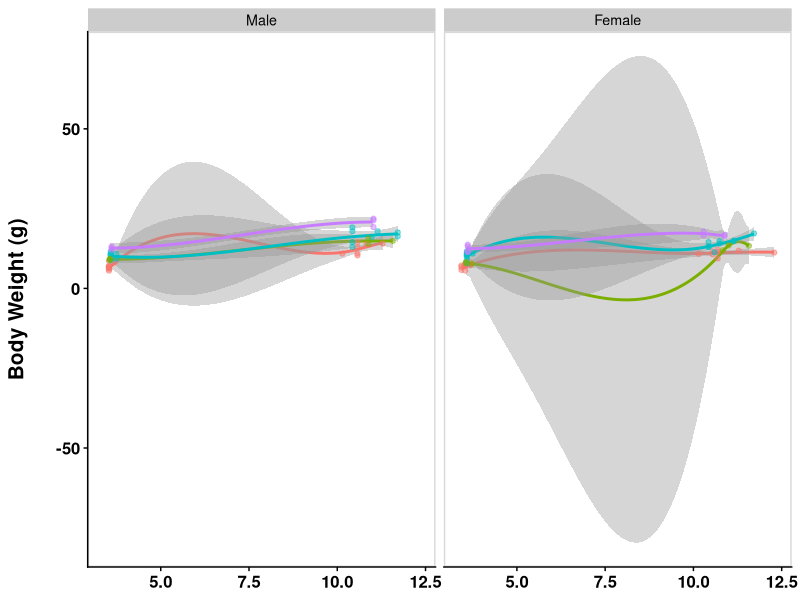
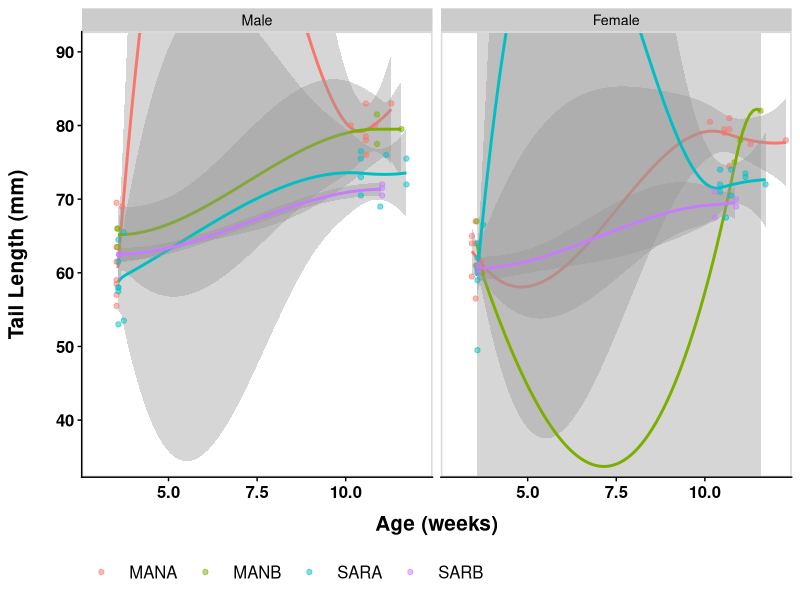
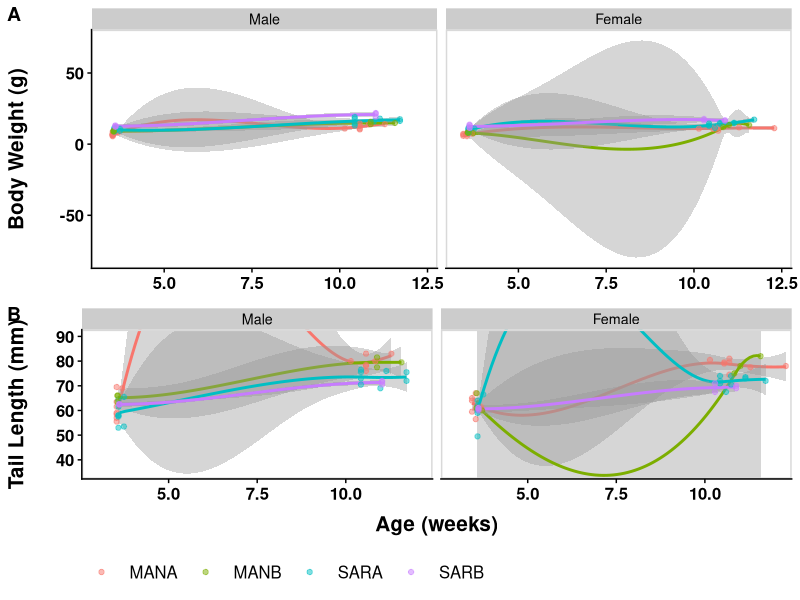
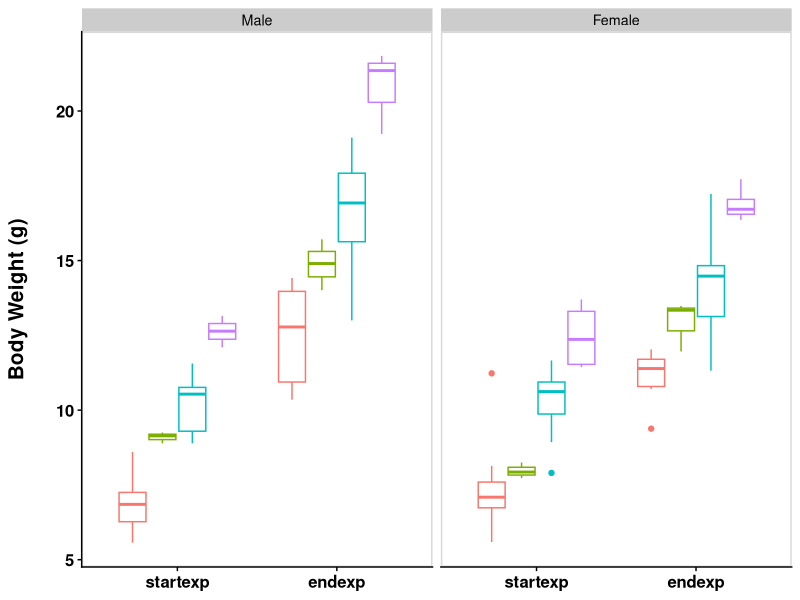
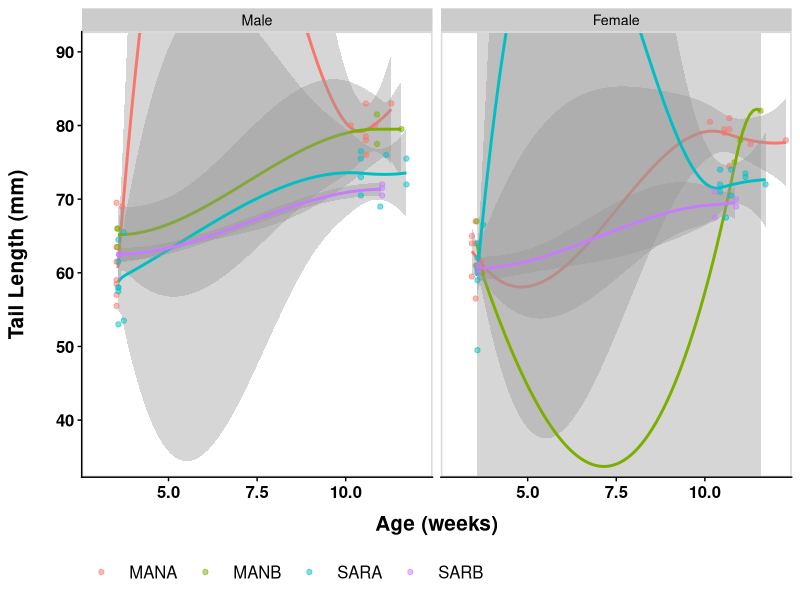
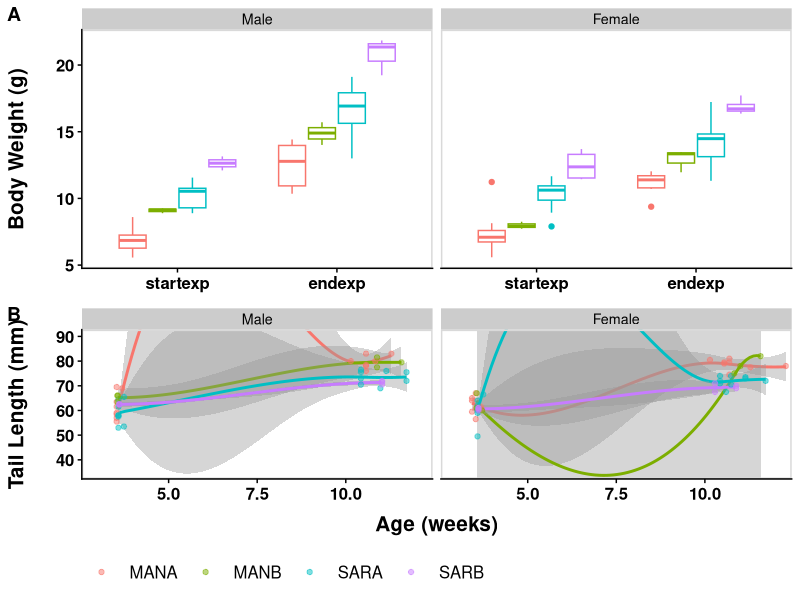
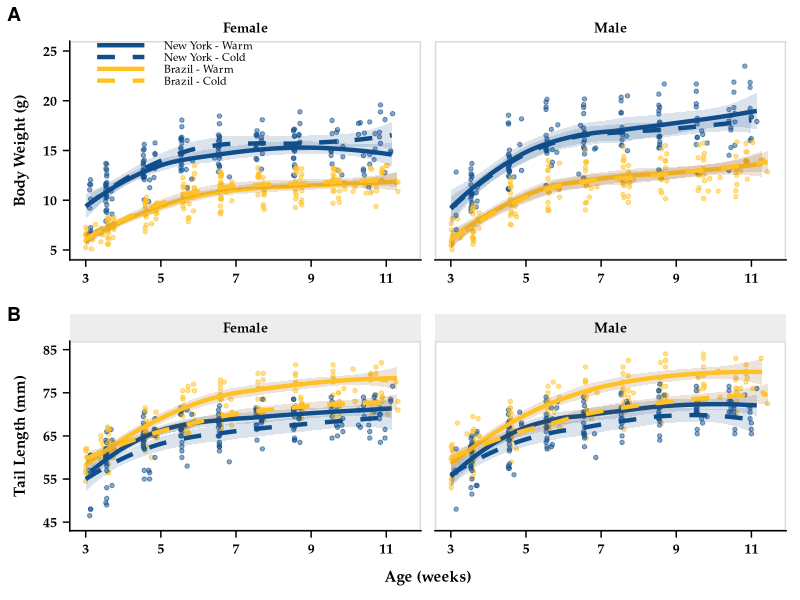

R code for these plots, in order:
## ---- chunk 1
rm(list = ls()) # clears R's "memory"
library(tidyverse)
library(here)
library(cowplot)

# Read in and format data
WeeklyMetaData1 <- read_csv(here("data/raw/weekly_metadata_RAW_2021-02-11.csv")) %>%
  filter(Population == "BRAZIL" | Population == "NEW_YORK") %>% # only keep parental populations (remove F1 hybrids)
  filter(Age_category == "startexp" | Age_category == "endexp") %>%
  #filter(Age_weeks > 3) %>%  # NY lines sometimes were weaned & measured slightly before 3 weeks
  #filter(Age_weeks < 12) %>%
  mutate(Sex = fct_recode(Sex, "Female" = "F", "Male" = "M")) %>% # spells out males and females
  mutate(Line = fct_recode(Line, "MANA" = "193x255", "SARA" = "19x13",
                           "MANB" = "222x254", "SARB" = "82x81")) %>% # gives each line the "published"/JAX name
  mutate(Population = fct_recode(Population, "Brazil" = "BRAZIL", "New York" = "NEW_YORK")) %>% # modifies names of populations
  mutate(Line = fct_relevel(Line, "MANA", "MANB", "SARA", "SARB")) %>% # puts Brazil lines before New York lines
  mutate(Environment = fct_relevel(Environment,
                                   "RT", "COLD" )) %>% # puts RT before COLD
  mutate(Age_category = fct_relevel(Age_category, "startexp", "endexp")) %>% # puts startexp before endexp (for plotting purposes)
  mutate(Sex = fct_relevel(Sex, "Male", "Female")) # puts males before females

## ---- chunk 2
RTWeeklyData <- WeeklyMetaData1 %>%
  filter(Environment == "RT")

BodyWeight <-
  ggplot(data=RTWeeklyData, aes(x=Age_weeks, y=BodyWeight_g, color=Line)) +
  geom_smooth(aes(color=Line), size=1, method="loess", show.legend = F) + #std error
  geom_point(position = position_dodge(0.1), size=1.5, alpha=0.5) +
  scale_x_continuous() +
  facet_wrap(facets = "Sex", scales = "fixed") +
  theme_half_open(12) +
  panel_border() +
  theme(panel.grid.minor = element_blank(), axis.line = element_line(colour = "black"),
        axis.title.x = element_blank(),
        axis.title.y = element_text(margin = margin(r = 20), size = 15, face = "bold"),
        axis.text.x = element_text(size = 12, face = "bold", color = "black"),
        axis.text.y = element_text(size = 12, face = "bold", color = "black"),
        legend.title = element_blank(),
        legend.position = "none",
        plot.title = element_text(size = 20, face = "bold", hjust = 0.5)) +
  labs(x = "Age (weeks)", y = "Body Weight (g)")
BodyWeight


TailLength <-
  ggplot(data=RTWeeklyData, aes(x=Age_weeks, y=TailLength_mm, color=Line)) +
  geom_smooth(aes(linetype=Environment, color=Line), size=1, method="loess", show.legend = F) + #std error
  geom_point(position = position_dodge(0.1), size=1.5, alpha=0.5) +
  coord_cartesian(xlim = c(3,12), ylim = c(35,90)) +
  facet_wrap(facets = "Sex", scales = "fixed") +
  theme_half_open(12) +
  panel_border() +
  theme(panel.grid.minor = element_blank(), axis.line = element_line(colour = "black"),
        axis.title.x = element_text(margin = margin(t = 10), size = 15, face = "bold"),
        axis.title.y = element_text(margin = margin(r = 20), size = 15, face = "bold"),
        axis.text.x = element_text(size = 12, face = "bold", color = "black"),
        axis.text.y = element_text(size = 12, face = "bold", color = "black"),
        legend.title = element_blank(),
        legend.key = element_rect(),
        legend.position = "bottom",
        legend.key.size = unit(1, "cm"),
        legend.text = element_text(size=12),
        plot.title = element_text(size = 20, face = "bold", hjust = 0.5)) +
  labs(x = "Age (weeks)", y = "Tail Length (mm)", fill = "Line")
TailLength

plot_grid(BodyWeight, TailLength, labels = c('A', 'B'), ncol = 1, nrow = 2)
## ---- chunk 3

BodyWeight <-
  ggplot(data=RTWeeklyData, aes(x=Age_category, y=BodyWeight_g, color=Line)) +
  geom_boxplot() +
  facet_wrap(facets = "Sex", scales = "fixed") +
  theme_half_open(12) +
  panel_border() +
  theme(panel.grid.minor = element_blank(), axis.line = element_line(colour = "black"),
        axis.title.x = element_blank(),
        axis.title.y = element_text(margin = margin(r = 20), size = 15, face = "bold"),
        axis.text.x = element_text(size = 12, face = "bold", color = "black"),
        axis.text.y = element_text(size = 12, face = "bold", color = "black"),
        legend.title = element_blank(),
        legend.position = "none",
        plot.title = element_text(size = 20, face = "bold", hjust = 0.5)) +
  labs(x = "Age (weeks)", y = "Body Weight (g)")
BodyWeight


TailLength <-
  ggplot(data=RTWeeklyData, aes(x=Age_weeks, y=TailLength_mm, color=Line)) +
  geom_smooth(aes(linetype=Environment, color=Line), size=1, method="loess", show.legend = F) + #std error
  geom_point(position = position_dodge(0.1), size=1.5, alpha=0.5) +
  #scale_color_manual(values=c("goldenrod1","dodgerblue4")) +
  coord_cartesian(xlim = c(3,12), ylim = c(35,90)) +
  facet_wrap(facets = "Sex",
             #strip.position = "top",
             scales = "fixed") +
             #labeller=labeller(Sex = sex_labels)) +
  theme_half_open(12) +
  panel_border() +
  theme(panel.grid.minor = element_blank(), axis.line = element_line(colour = "black"),
        axis.title.x = element_text(margin = margin(t = 10), size = 15, face = "bold"),
        axis.title.y = element_text(margin = margin(r = 20), size = 15, face = "bold"),
        axis.text.x = element_text(size = 12, face = "bold", color = "black"),
        axis.text.y = element_text(size = 12, face = "bold", color = "black"),
        legend.title = element_blank(),
        legend.key = element_rect(),
        legend.position = "bottom",
        legend.key.size = unit(1, "cm"),
        legend.text = element_text(size=12),
        #legend.key = element_rect(fill = NA, color = NA),
        plot.title = element_text(size = 20, face = "bold", hjust = 0.5)) +
  labs(x = "Age (weeks)", y = "Tail Length (mm)", fill = "Line")
TailLength

plot_grid(BodyWeight, TailLength, labels = c('A', 'B'), ncol = 1, nrow = 2)
## ---- chunk 4
WeeklyMetaData2 <- read_csv(here("data/raw/weekly_metadata_RAW_2021-02-11.csv")) %>%
  filter(Population == "BRAZIL" | Population == "NEW_YORK") %>% # only keep parental populations (remove F1 hybrids)
  mutate(Sex = fct_recode(Sex, "Female" = "F", "Male" = "M")) %>% # spells out males and females
  mutate(Environment = fct_recode(Environment, "Cold" = "COLD", "Warm" = "RT")) %>%
  mutate(Line = fct_recode(Line, "MANA" = "193x255", "SARA" = "19x13",
                           "MANB" = "222x254", "SARB" = "82x81")) %>% # gives each line the "published"/JAX name
  mutate(Population = fct_recode(Population, "Brazil" = "BRAZIL", "NewYork" = "NEW_YORK")) %>% # modifies names of populations
  mutate(Line = fct_relevel(Line, "MANA", "MANB", "SARA", "SARB")) %>% # puts Brazil lines before New York lines
  mutate(Environment = fct_relevel(Environment, "Warm", "Cold" )) %>% # puts Warm before Cold
  mutate(PopEnv = paste(Population, Environment, sep = "_")) %>%
  mutate(PopEnv = fct_recode(PopEnv, "Brazil - Warm" = "Brazil_Warm", "Brazil - Cold" = "Brazil_Cold",
                             "New York - Warm" = "NewYork_Warm", "New York - Cold" = "NewYork_Cold")) %>%
  mutate(PopEnv = fct_relevel(PopEnv, "New York - Warm", "New York - Cold", "Brazil - Warm", "Brazil - Cold"))

## ---- chunk 5

BodyWeight <-
  ggplot(data=WeeklyMetaData2, aes(x=Age_weeks, y=BodyWeight_g, color = PopEnv, fill = PopEnv, linetype = PopEnv)) +
  geom_point(position = position_dodge(0.1), size=1.2, alpha = 0.5, show.legend = FALSE) +
  geom_smooth(aes(group = PopEnv), size=1.5, alpha = 0.15, method = "loess", se = TRUE) + #std error
  scale_color_manual(values=rep(c("dodgerblue4", "dodgerblue4", "goldenrod1", "goldenrod1"))) +
  scale_fill_manual(values=rep(c("dodgerblue4", "dodgerblue4", "darkorange4","darkorange4"))) +
  scale_linetype_manual(values=rep(c("solid","dashed", "solid", "dashed"))) +
  guides(color=guide_legend(override.aes=list(fill=NA)),
         linetype=guide_legend(override.aes = list(size=0.5)),
         linetype=guide_legend(override.aes = list(fill=NA))) +# removes gray shading from legend
  scale_x_continuous(breaks = seq(from=3, to=12, by=2), labels = seq(from=3, to=12, by=2), limits = c(3,11.5)) +
  scale_y_continuous(breaks = seq(from=5, to=25, by=5), labels = seq(from=5, to=25, by=5), limits = c(5,25)) +
  facet_wrap(facets = "Sex", scales = "fixed") +
  theme_half_open(20) +
  panel_border() + # puts border around facets
  theme(panel.grid.minor = element_blank(), axis.line = element_line(colour = "black"),
        axis.title.x = element_blank(),
        axis.title.y = element_text(margin = margin(r = 10), size = 11, face = "bold", family = "Palatino"),
        axis.text.x = element_text(size = 10, face = "bold", color = "black", family = "Palatino"),
        axis.text.y = element_text(size = 10, face = "bold", color = "black", family = "Palatino"),
        strip.background =element_rect(fill="white"),
        strip.text = element_text(colour = 'black', face = "bold", family = "Palatino", size = 10, lineheight = 0.5),
        legend.position = c(0.03, 0.9),
        legend.background = element_blank(),
        legend.box.background = element_blank(),
        legend.key = element_blank(),
        legend.key.height = unit(0.3, "cm"),
        legend.key.width = unit(1.5, "cm"),
        legend.text = element_text(size=8, family = "Palatino"),
        legend.title = element_blank()) +
  labs(x = "",
       y = "Body Weight (g)")

TailLength <-
  ggplot(data=WeeklyMetaData2, aes(x=Age_weeks, y=TailLength_mm, color = PopEnv, fill = PopEnv, linetype = PopEnv)) +
  geom_point(position = position_dodge(0.1), size=1.2, alpha=0.5, show.legend = FALSE) +
  geom_smooth(aes(group = PopEnv), size=1.5, method = "loess", alpha = 0.15, se = TRUE) + #std error
  scale_color_manual(values=rep(c("dodgerblue4", "dodgerblue4", "goldenrod1","goldenrod1"))) +
  scale_fill_manual(values=rep(c("dodgerblue4", "dodgerblue4", "darkorange4","darkorange4"))) +
  scale_linetype_manual(values=rep(c("solid","dashed", "solid", "dashed"))) +
  guides(color=guide_legend(override.aes=list(fill=NA)),
         linetype=guide_legend(override.aes = list(fill=NA))) + # removes gray shading from legend
  scale_x_continuous(breaks = seq(from=3, to=12, by=2), labels = seq(from=3, to=12, by=2), limits = c(3,11.5)) +
  scale_y_continuous(breaks = seq(from=45, to=90, by=10), labels = seq(from=45, to=90, by=10), limits = c(45,85)) +
  facet_wrap(facets = "Sex", scales = "fixed") +
  theme_half_open(20) +
  panel_border() + # puts border around facets
  theme(panel.grid.minor = element_blank(), axis.line = element_line(colour = "black"),
        axis.title.x = element_text(margin = margin(t = 10), size = 11, face = "bold", family = "Palatino"),
        axis.title.y = element_text(margin = margin(r = 10), size = 11, face = "bold", family = "Palatino"),
        axis.text.x = element_text(size = 10, face = "bold", color = "black", family = "Palatino"),
        axis.text.y = element_text(size = 10, face = "bold", color = "black", family = "Palatino"),
        strip.background =element_rect(fill="grey93"),
        strip.text = element_text(colour = 'black', face = "bold", family = "Palatino", size = 10, lineheight = 0.5),
        legend.position = "none",
        # legend.background = element_blank(),
        # legend.box.background = element_blank(),
        # legend.key = element_blank(),
        # legend.key.height = unit(0.75, "cm"),
        # legend.key.width = unit(1.5, "cm"),
        # legend.text = element_text(size=11, family = "Palatino"),
        # legend.title = element_blank(),
        plot.title = element_text(size = 20, face = "bold", hjust = 0.5)) +
  labs(x = "Age (weeks)",
       y = "Tail Length (mm)")

plot_grid(BodyWeight, TailLength, labels = c('A', 'B'), ncol = 1, nrow = 2)
## ---- chunk 6
# DevelopmentM <- MaleData %>%
#   filter(Age_category == "weaning" | Age_category == "endexp") %>%
#   mutate(Age_category = fct_relevel(Age_category, "weaning", "endexp" )) # puts weaning before adult
# 
# BodyWeightRXN <-
#   ggplot(data=DevelopmentM, aes(x=Age_category, y=BodyWeight_g)) +
#   geom_jitter(aes(color = PopEnv), position = position_dodge(0.1), alpha=2, size=3, shape=21) +
#   geom_boxplot(aes(color = PopEnv), position = position_dodge(width=0.75), alpha=0.65, outlier.shape = NA, notch = FALSE, fill = NA) +
#   scale_color_manual(values=rep(c("dodgerblue4", "dodgerblue1", "goldenrod4","goldenrod1"))) +
#   scale_fill_manual(values=rep(c("dodgerblue4", "dodgerblue1", "goldenrod4","golenrod11"))) +
#   scale_linetype_manual(values=rep(c("solid","dashed", "solid", "dashed"))) +
#   scale_x_discrete(labels=c("start", "end")) +
#   stat_summary(
#     fun = median,
#     geom = 'line',
#     aes(group = PopEnv, color = PopEnv, linetype = PopEnv),
#     position = "identity", size=1.5) +
#   theme_half_open(12) +
#   panel_border() +
#   theme(panel.grid.minor = element_blank(), axis.line = element_line(colour = "black"),
#         axis.title.x = element_blank(),
#         axis.title.y = element_text(margin = margin(r = 20), size = 15, face = "bold"),
#         axis.text.x = element_text(size = 12, face = "bold", color = "black"),
#         axis.text.y = element_text(size = 12, face = "bold", color = "black"),
#         legend.title = element_blank(),
#         legend.position = "none",
#         plot.title = element_text(size = 20, face = "bold", hjust = 0.5)) +
#   labs(x = "Age (weeks)", y = "Body Weight (g)")
# BodyWeightRXN
# 
# TailLengthRXN <-
#   ggplot(data=DevelopmentM, aes(x=Age_category, y=TailLength_mm)) +
#   geom_jitter(aes(color = PopEnv), position = position_dodge(0.1), alpha=2, size=3, shape=21) +
#   geom_boxplot(aes(color = PopEnv), position = position_dodge(width=0.75), alpha=0.65, outlier.shape = NA, notch = FALSE, fill = NA) +
#   scale_color_manual(values=rep(c("dodgerblue4", "dodgerblue1", "goldenrod3","goldenrod1"))) +
#   scale_fill_manual(values=rep(c("dodgerblue4", "dodgerblue1", "goldenrod3","golenrod11"))) +
#   scale_linetype_manual(values=rep(c("solid","dashed", "solid", "dashed"))) +
#   scale_x_discrete(labels=c("start", "end")) +
#   stat_summary(
#     fun = median,
#     geom = 'line',
#     aes(group = PopEnv, color = PopEnv, linetype = PopEnv),
#     position = "identity", size=1.5) +
#   theme_half_open(12) +
#   panel_border() +
#   theme(panel.grid.minor = element_blank(), axis.line = element_line(colour = "black"),
#         axis.title.x = element_blank(),
#         axis.title.y = element_text(margin = margin(r = 20), size = 15, face = "bold"),
#         axis.text.x = element_text(size = 12, face = "bold", color = "black"),
#         axis.text.y = element_text(size = 12, face = "bold", color = "black"),
#         legend.title = element_blank(),
#         legend.position = "none",
#         plot.title = element_text(size = 20, face = "bold", hjust = 0.5)) +
#   labs(x = "Age (weeks)", y = "Tail Length (mm)")
# TailLengthRXN

